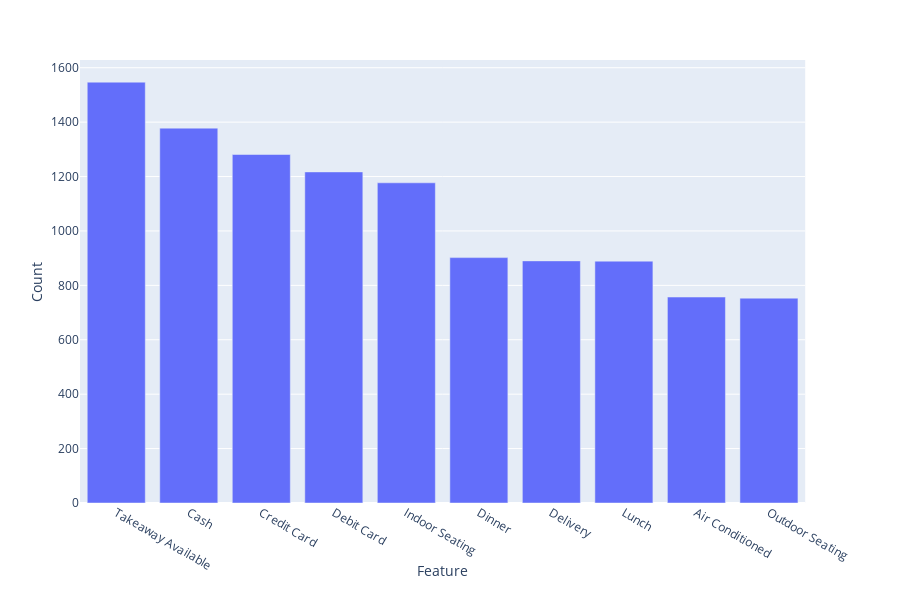

Notebook code for this chart:
### Code cell
highlight_count_df = pd.DataFrame(Counter([highlight.strip(' \'') for highlight in s.split(',')]).most_common(10), columns = ['Feature', 'Count'])
px.bar(highlight_count_df, 'Feature', 'Count')

### Figure 1 — Plotly figure (JSON) as saved in the notebook; plotly's stock layout.template omitted (floating-point values rounded to 4 significant figures)
{"data": [{"alignmentgroup": "True", "hoverlabel": {"namelength": 0}, "hovertemplate": "Feature=%{x}<br>Count=%{y}", "legendgroup": "", "marker": {"color": "#636efa"}, "name": "", "offsetgroup": "", "orientation": "v", "showlegend": false, "textposition": "auto", "type": "bar", "x": ["Takeaway Available", "Cash", "Credit Card", "Debit Card", "Indoor Seating", "Dinner", "Delivery", "Lunch", "Air Conditioned", "Outdoor Seating"], "xaxis": "x", "y": [1547, 1378, 1281, 1217, 1177, 902, 890, 889, 757, 753], "yaxis": "y"}], "layout": {"barmode": "relative", "height": 600, "legend": {"tracegroupgap": 0}, "margin": {"t": 60}, "xaxis": {"anchor": "y", "domain": [0, 0.98], "title": {"text": "Feature"}}, "yaxis": {"anchor": "x", "domain": [0, 1], "title": {"text": "Count"}}}}
